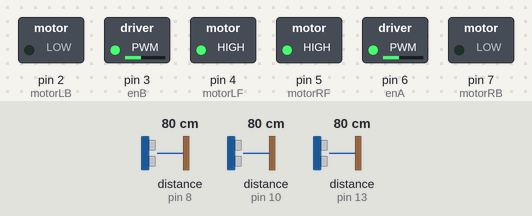
Recording of a sketch running on a simulated Arduino Uno, built with avr-gcc and run on an emulated ATmega328P. Shown: switched loads named in the sketch (green lamp = pin HIGH). Wiring (inferred from the names in the program): 2 × ultrasonic range finder: trigger pin 11, echo pin 10 / trigger pin 12, echo pin 13. Dashed ring = blinking. Inputs (shaded band) come from the test bench; at power-on: distance to the obstacle (sensors on pin 10, pin 13, pin 8) 80 cm. The echo pulse lasts 58.3 µs per cm; pins used as bus, display or sensor lines are not drawn.

Above: at 1.2 s.
1.3 s: distance to the obstacle (sensor on pin 10) set to 12 cm
2.8 s: distance to the obstacle (sensor on pin 10) set to 9 cm
At 3.03 s:
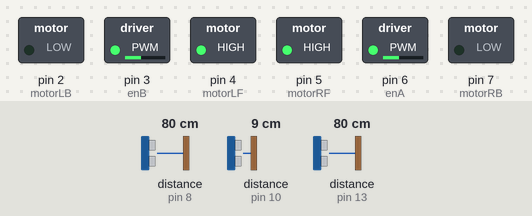
5.8 s: distance to the obstacle (sensor on pin 13) set to 23 cm
8.8 s: distance to the obstacle (sensor on pin 13) set to 19 cm
At 9.95 s:
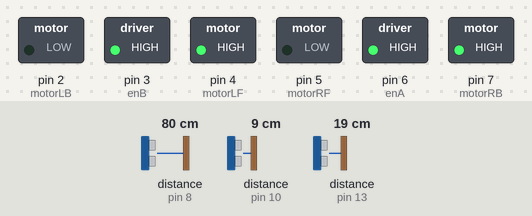
11.8 s: distance to the obstacle (sensor on pin 10) set to 60 cm
At 13.42 s:
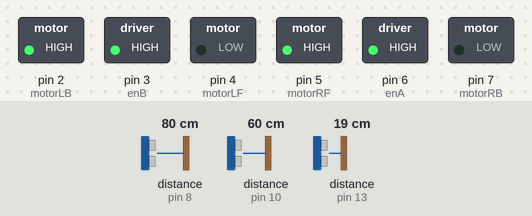
14.8 s: distance to the obstacle (sensor on pin 13) set to 12 cm
16.3 s: distance to the obstacle (sensor on pin 13) set to 9 cm
At 20.0 s:
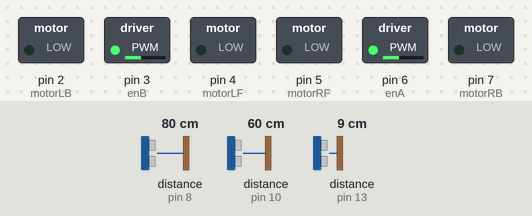
Timing chart, 0 to 20.3 s (numbered marks = the images above; inputs shaded):
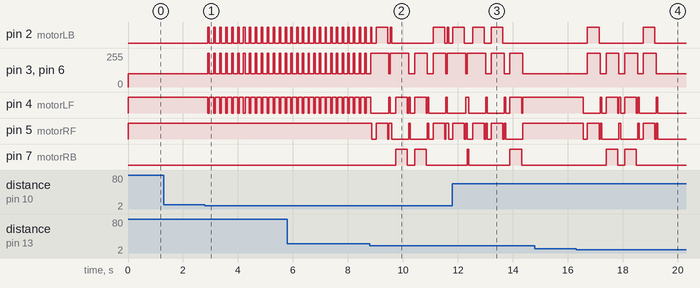

The sketch:

Car_Maze_Solver.ino
```cpp
int enA=6;
int motorLF = 4;
int motorLB = 2;
int enB = 3;
int motorRF = 5;
int motorRB = 7;

// Front Left Right
int echoPinF = 13;
int trigPinF = 12;
int echoPinL = 8;
int trigPinL = 9;
int echoPinR = 10;
int trigPinR = 11;

unsigned long previousMillis = 0;
int CHECK_INTERVAL = 200;
int moveState = 0; // State machine for movement
bool moving = false;
const int delayTime = 100;
const int delayOfCaseR = 420; // Delay of LeftCase RightCase, it depends on the softness of the floor
const int delayOfCaseL = 420;

void setup() {

  pinMode(motorRF, OUTPUT);
  pinMode(motorRB, OUTPUT);
  pinMode(motorLF, OUTPUT);
  pinMode(motorLB, OUTPUT);
  pinMode(enA, OUTPUT);
  pinMode(enB, OUTPUT);

  pinMode(echoPinF, INPUT);
  pinMode(trigPinF, OUTPUT);
  pinMode(echoPinL, INPUT);
  pinMode(trigPinL, OUTPUT);
  pinMode(echoPinR, INPUT);
  pinMode(trigPinR, OUTPUT);
  analogWrite(enA,100);
  analogWrite(enB,100);


}

float UltraSonic(int trigPin, int echoPin) {
  digitalWrite(trigPin, LOW);
  delayMicroseconds(2);
  digitalWrite(trigPin, HIGH);
  delayMicroseconds(10);
  digitalWrite(trigPin, LOW);
  int travelTime = pulseIn(echoPin, HIGH, 25000);
  float distance = 0.034 * travelTime / 2;
  return distance;
}


void  moveForward(){
   digitalWrite(motorRF , HIGH);
   digitalWrite(motorLF , HIGH);
   digitalWrite(motorRB , LOW);
   digitalWrite(motorLB , LOW);
   analogWrite(enA,100);
   analogWrite(enB,100);

}

void stopp() {
  digitalWrite(motorRF, LOW);
  digitalWrite(motorLF, LOW);
  digitalWrite(motorRB, LOW);
  digitalWrite(motorLB, LOW);
}

void turnLeft() {
  digitalWrite(motorRF, HIGH);
  digitalWrite(motorRB, LOW);
  digitalWrite(motorLF, LOW);
  digitalWrite(motorLB, HIGH);
  analogWrite(enA,255);
  analogWrite(enB,255);
}

void turnRight() {
  digitalWrite(motorRF, LOW);
  digitalWrite(motorRB, HIGH);
  digitalWrite(motorLF, HIGH);
  digitalWrite(motorLB, LOW);
  analogWrite(enA,255);
  analogWrite(enB,255);
}

void LeftCase(){ //This method is used to let the car turn left in the case that's needed to based on the maze
  turnLeft();
  delay(delayOfCaseL);
  stopp();
  moveState++;
}

void RightCase(){ //This method is used to let the car turn right in the case that's needed to based on the maze
  turnRight();
  delay(delayOfCaseR);
  stopp();
  moveState++;
}

void CheckCase(){
  stopp();
  moving = false;
  moveState++;
  delay(delayTime);
}


void loop() {
    unsigned long currentMillis = millis();

    switch (moveState) {
    case 0: // Move forward 100 cm
        if (!moving) {
            moving = true;
            moveForward();
        } else {
            // Adjust the direction based on the right distance sensor
                   if (currentMillis - previousMillis >= CHECK_INTERVAL) {
                    previousMillis = currentMillis;
                    float distanceR = UltraSonic(trigPinR, echoPinR);
                    if(distanceR < 10){
                      turnLeft();
                      delay(50);
                    }
                   }
            // Check the front distance sensor for obstacles
            float distance = UltraSonic(trigPinF, echoPinF);
            if (distance == 0) {
                moveForward();
            } else if (distance <= 20 && distance > 0) {
                CheckCase();
            } else {
                moveForward();
            }
        }
        break;
    case 1: // Turn left
        LeftCase();
        break;
   case 2: // Move forward 100 cm
        if (!moving) {
            moving = true;
            moveForward();
        } else {
            // Adjust the direction based on the right distance sensor
                   if (currentMillis - previousMillis >= CHECK_INTERVAL) {
                    previousMillis = currentMillis;
                    float distanceR = UltraSonic(trigPinR, echoPinR);
                    if(distanceR < 10){
                      turnLeft();
                      delay(50);
                    }
                   }
            // Check the front distance sensor for obstacles
            float distance = UltraSonic(trigPinF, echoPinF);
            if (distance == 0) {
                moveForward();
            } else if (distance <= 20 && distance > 0) {
                CheckCase();
            } else {
                moveForward();
            }
        }
        break;
     case 3 : // turn right
        RightCase();
        break;

     case 4: // Move forward 100 cm
        if (!moving) {
            moving = true;
            moveForward();
        } else {
            if (currentMillis - previousMillis >= CHECK_INTERVAL) {
                    previousMillis = currentMillis;
                    float distanceL = UltraSonic(trigPinL, echoPinL);
                   if(distanceL < 10){
                      turnRight();
                      delay(50);
                    }
                   }
            float distance = UltraSonic(trigPinF, echoPinF);

            if (distance == 0) {
               moveForward();
            } else if (distance <= 20 && distance > 0) {
                CheckCase();
            }
        }
        break;
       case 5: // turn right
         RightCase();
         break;

       case 6: // Move forward 100 cm
        if (!moving) {
            moving = true;
            moveForward();
        } else {
            float distance = UltraSonic(trigPinF, echoPinF);
            //Serial.println(distance);
            //Serial.println(moveState);

            if (distance == 0) {
               moveForward();
            } else if (distance <= 20 && distance > 0) {
                CheckCase();
            }
        }
        break;

      case 7: // Turn left
        LeftCase();
        break;

      case 8: // Move forward 100 cm
        if (!moving) {
            moving = true;
            moveForward();
        } else {
          // Adjust the direction based on the right distance sensor
                   if (currentMillis - previousMillis >= CHECK_INTERVAL) {
                    previousMillis = currentMillis;
                    float distanceR = UltraSonic(trigPinR, echoPinR);
                    if(distanceR == 0 ){moveForward();}
                    else if(distanceR < 10){
                      turnLeft();
                      delay(50);
                    }
                   }
            float distance = UltraSonic(trigPinF, echoPinF);

            if (distance == 0) {
               moveForward();
            } else if (distance <= 20 && distance > 0) {
                CheckCase();
            }
        }
        break;

       case 9: // Turn left
        LeftCase();
        break;

       case 10: // Move forward 100 cm
        if (!moving) {
            moving = true;
            moveForward();
        } else {
          // Adjust the direction based on the right distance sensor
                   if (currentMillis - previousMillis >= CHECK_INTERVAL) {
                      previousMillis = currentMillis;
                      float distanceR = UltraSonic(trigPinR, echoPinR);
                      if(distanceR ==0 ){ moveForward();}
                      else if(distanceR < 10){
                        turnLeft();
                        delay(50);
                      }else if(distanceR >= 40){
                        turnRight();
                        delay(50);
                      }
                   }
            float distance = UltraSonic(trigPinF, echoPinF);

            if (distance == 0) {
               moveForward();
            } else if (distance <= 20 && distance > 0) {
                CheckCase();
            }
        }
        break;

       case 11: // Turn left
        LeftCase();
        break;

       case 12: // Move forward 100 cm
        if (!moving) {
            moving = true;
            moveForward();
        } else {
            float distance = UltraSonic(trigPinF, echoPinF);
            //Serial.println(distance);
            //Serial.println(moveState);

            if (distance == 0) {
               moveForward();
            } else if (distance <= 20 && distance > 0) {
                CheckCase();
            }
        }
        break;

       case 13: // Turn left
        LeftCase();
        break;

       case 14: // Move forward 100 cm
        if (!moving) {
            moving = true;
            moveForward();
        } else {
             if (currentMillis - previousMillis >= CHECK_INTERVAL) {
                    previousMillis = currentMillis;
                    float distanceR = UltraSonic(trigPinR, echoPinR);
                    if(distanceR == 0 ){moveForward();}
                    else if(distanceR < 10){
                      turnLeft();
                      delay(50);
                    }
                   }
            float distance = UltraSonic(trigPinF, echoPinF);
            float distanceR = UltraSonic(trigPinR, echoPinR);

            if (distanceR == 0) {
               moveForward();
            } else if (distanceR > 50) { // 5aberni
                CheckCase();
            }
        }
        break;

         case 15: // turn right
         RightCase();
         break;

         case 16: // Move forward 100 cm
         if (!moving) {
            moving = true;
            moveForward();
         } else {
            float distance = UltraSonic(trigPinF, echoPinF);

            if (distance == 0) {
               moveForward();
            } else if (distance <= 10 && distance > 0) {
                stopp();
                moveForward();
                delay(250); // on test
                CheckCase();
            }
        }
        break;

        case 17: // Turn left
        LeftCase();
        break;

        case 18: // Move forward 100 cm
        if (!moving) {
            moving = true;
            moveForward();
        } else {
            // Adjust the direction based on the right distance sensor
                   if (currentMillis - previousMillis >= CHECK_INTERVAL) {
                    previousMillis = currentMillis;
                    float distanceR = UltraSonic(trigPinR, echoPinR);
                   if(distanceR < 10){
                      turnLeft();
                      delay(50);
                    }
                   }
            // Check the front distance sensor for obstacles
            float distance = UltraSonic(trigPinF, echoPinF);
            if (distance == 0) {
                moveForward();
            } else if (distance <= 10 && distance > 0) {
                CheckCase();
            } else {
                moveForward();
            }
        }
        break;
         case 19: // turn right
         RightCase();
         break;

        case 20: // Move forward 100 cm
        if (!moving) {
            moving = true;
            moveForward();
        } else {
            // Adjust the direction based on the right distance sensor
                   if (currentMillis - previousMillis >= CHECK_INTERVAL) {
                    previousMillis = currentMillis;
                    float distanceL = UltraSonic(trigPinL, echoPinL);
                   if(distanceL < 10){
                      turnRight();
                      delay(50);
                    }
                   }
            // Check the front distance sensor for obstacles
            float distance = UltraSonic(trigPinF, echoPinF);
            if (distance == 0) {
                moveForward();
            } else if (distance <= 10 && distance > 0) {
                CheckCase();
            } else {
                moveForward();
            }
        }
         break;

        case 21: // turn right
         RightCase();
         break;

        case 22: // Move forward 100 cm
         if (!moving) {
            moving = true;
            moveForward();
         } else {
            // Adjust the direction based on the right distance sensor
                   if (currentMillis - previousMillis >= CHECK_INTERVAL) {
                    previousMillis = currentMillis;
                    float distanceL = UltraSonic(trigPinL, echoPinL);
                   if(distanceL < 10){
                      turnRight();
                      delay(50);
                    }
                   }
            // Check the front distance sensor for obstacles
            float distance = UltraSonic(trigPinF, echoPinF);
            if (distance == 0) {
                moveForward();
            } else if (distance <= 10 && distance > 0) {
                CheckCase();
            } else {
                moveForward();
            }
        }
         break;

        case 23: // Turn left
        LeftCase();
        break;

        case 24: // Move forward 100 cm
          if (!moving) {
            moving = true;
            moveForward();
          } else {
            // Adjust the direction based on the right distance sensor
                   if (currentMillis - previousMillis >= CHECK_INTERVAL) {
                    previousMillis = currentMillis;
                    float distanceR = UltraSonic(trigPinR, echoPinR);
                   if(distanceR < 10){
                      turnLeft();
                      delay(50);
                    }
                   }
            // Check the front distance sensor for obstacles
            float distance = UltraSonic(trigPinF, echoPinF);
            if (distance == 0) {
                moveForward();
            } else if (distance <= 10 && distance > 0) {
                CheckCase();
            } else {
                moveForward();
            }
        }
        break;


      default:
       stopp();
       break;
    }
    delay(50);
}
```

Measured:
- the behaviour switches between 11 and 10 cm on distance to the obstacle (sensor on pin 10) (found by bisection; images 0 and 1)
- the behaviour switches between 21 and 20 cm on distance to the obstacle (sensor on pin 13) (found by bisection; images 1 and 2)
- the behaviour switches between 11 and 10 cm on distance to the obstacle (sensor on pin 13) (found by bisection; images 3 and 4)
- after the input at 1.3 s, every drawn part: stays the same
- after the input at 2.8 s, pin 2 (motorLB): alternates HIGH for 0.06 s and LOW for 0.16 s, starting after 0.10 s; pin 3 (enB), pin 6 (enA): alternates 255/255 for 0.06 s and 100/255 for 0.16 s, starting after 0.10 s; pin 4 (motorLF): alternates HIGH for 0.16 s and LOW for 0.06 s, starting after 0.10 s
- after the input at 8.8 s, pin 7 (motorRB): alternates HIGH for 0.42 s and LOW for 0.26 s, 4 changes in all, then stays LOW, starting after 0.95 s
- after the input at 11.8 s, pin 7 (motorRB): LOW → HIGH after 0.54 s, → LOW 0.05 s later, → HIGH 1.5 s later, → LOW 0.42 s later
- after the input at 14.8 s, every drawn part: stays the same
- after the input at 16.3 s, pin 2 (motorLB): alternates HIGH for 0.42 s and LOW for 1.6 s, starting after 0.42 s; pin 3 (enB): alternates 255/255 for 0.47 s and 100/255 for 0.21 s, 8 changes in all, then stays 100/255, starting after 0.42 s
